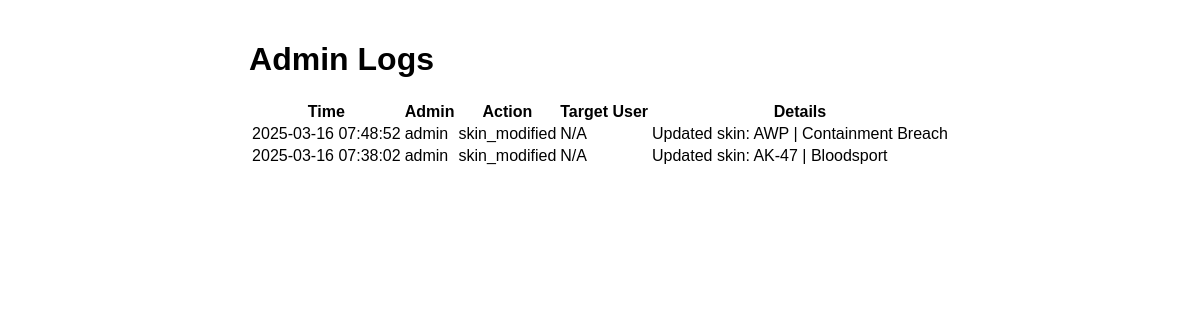
The page /accounts/admin/admin-logs/ (signed in) on the database its author committed.
### accounts/models.py (models this page shows, shortened)
class AdminLog(models.Model):
    admin_user = models.ForeignKey(User, on_delete=models.CASCADE, related_name='admin_logs')
    action = models.CharField(max_length=200)
    target_user = models.ForeignKey(User, on_delete=models.CASCADE, related_name='admin_actions', null=True, blank=True)
    details = models.TextField()
    timestamp = models.DateTimeField(default=timezone.now)

class User(AbstractUser):
    balance = models.DecimalField(max_digits=10, decimal_places=2, default=0.00)
    inventory = models.ManyToManyField('market.Skin', blank=True, related_name='users')

### accounts/views.py (the view)
# urls.py: path('admin/admin-logs/', views.admin_logs, name='admin_logs'),
@user_passes_test(is_admin)
def admin_logs(request):
    logs = AdminLog.objects.all().order_by('-timestamp')
    paginator = Paginator(logs, 50)
    page = request.GET.get('page')
    logs = paginator.get_page(page)
    return render(request, 'admin/admin_logs.html', {
        'logs': logs
    })

### accounts/views.py (called while the page is built)
def is_admin(user):
    return user.is_authenticated and user.is_staff

### templates/admin/admin_logs.html (shortened to what this page needs)
{% extends 'base.html' %}
{% block content %}
<div class="container mt-4">
    <h1 class="mb-4">Admin Logs</h1>
    <div class="table-responsive">
        <table class="table table-striped">
            <thead>
                <tr>
                    <th>Time</th>
                    <th>Admin</th>
                    <th>Action</th>
                    <th>Target User</th>
                    <th>Details</th>
                </tr>
            </thead>
            <tbody>
                {% for log in logs %}
                <tr>
                    <td>{{ log.timestamp|date:"Y-m-d H:i:s" }}</td>
                    <td>{{ log.admin_user.username }}</td>
                    <td>{{ log.action }}</td>
                    <td>{{ log.target_user.username|default:"N/A" }}</td>
                    <td>{{ log.details }}</td>
                </tr>
                {% endfor %}
            </tbody>
        </table>
    </div>
</div>
{% endblock %}

### cs2_skin_market/static/css/style.css (style rules this page uses)
html, body { height: 100%; margin: 0; padding: 0; display: flex; flex-direction: column; align-items: center; position: relative; font-family: Arial, sans-serif; }
.container { max-width: 1200px; margin: 0 auto; padding: 20px; }

### rows shown on the page
AdminLog: timestamp "2025-03-16 07:48:52", admin_user.username "admin", action "skin_modified", target_user.username "N/A", details "Updated skin: AWP | Containment Breach"
AdminLog: timestamp "2025-03-16 07:38:02", admin_user.username "admin", action "skin_modified", target_user.username "N/A", details "Updated skin: AK-47 | Bloodsport"
